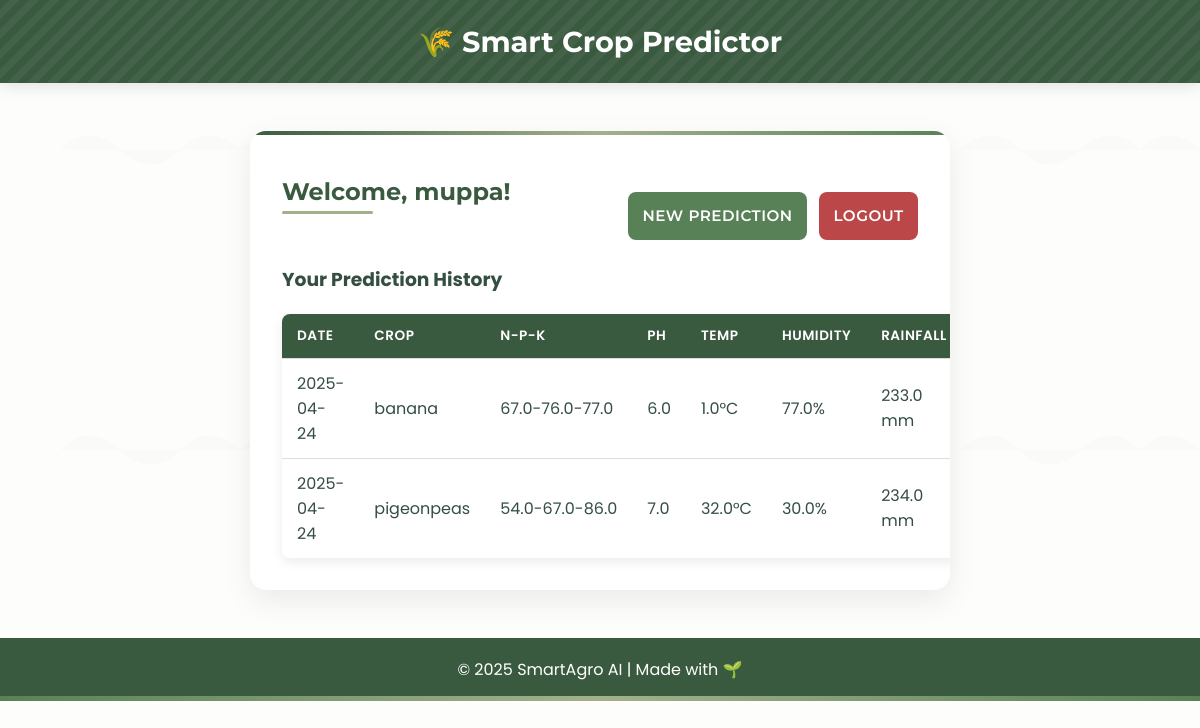
Before: /dashboard (signed in) with the older database file.
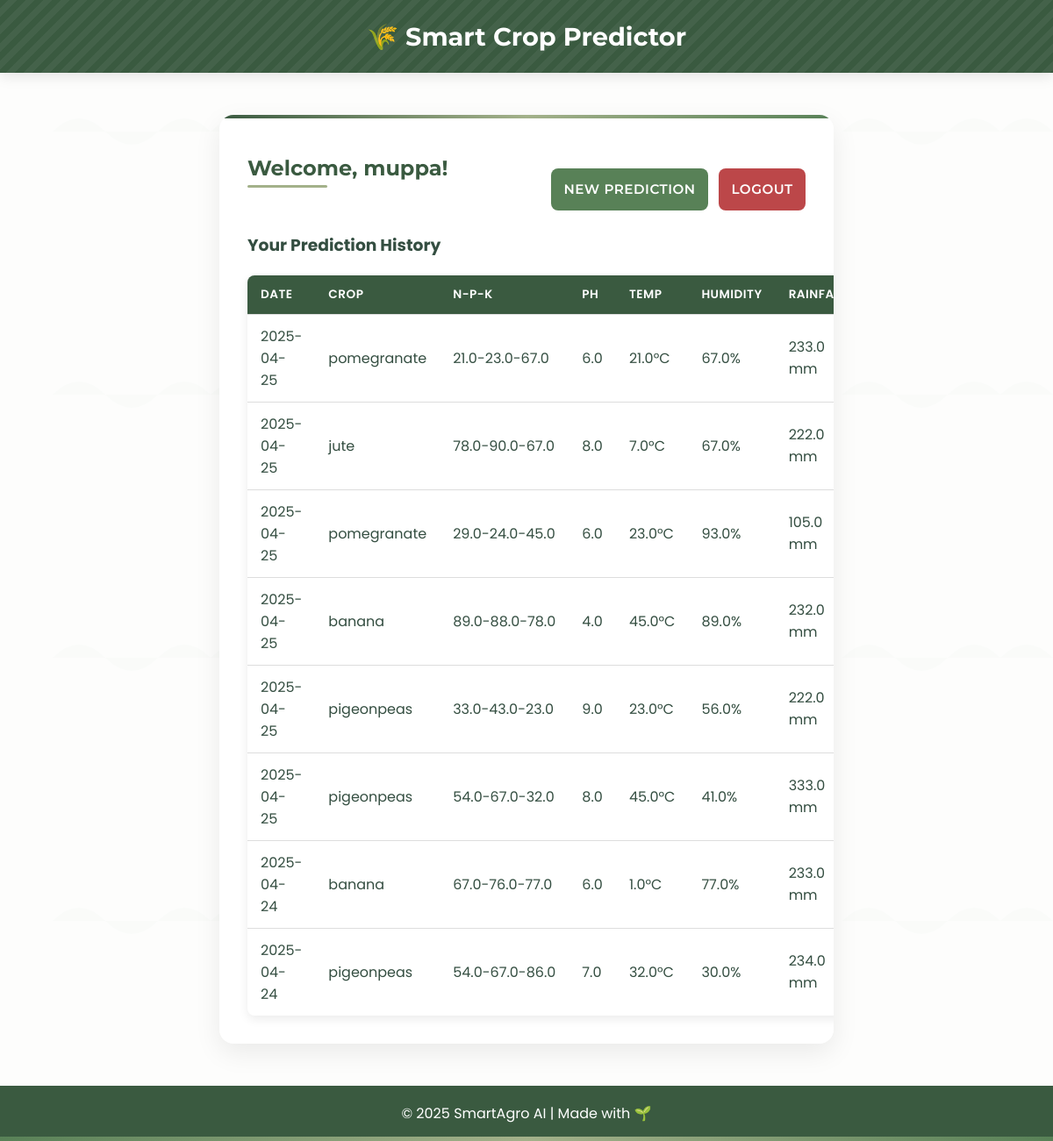
After: the same page with the newer database file.
### app.py (models this page shows)
class User(UserMixin, db.Model):
    id = db.Column(db.Integer, primary_key=True)
    fullname = db.Column(db.String(100), nullable=False)
    email = db.Column(db.String(100), unique=True, nullable=False)
    password_hash = db.Column(db.String(200), nullable=False)
    predictions = db.relationship('Prediction', backref='user', lazy=True)

class Prediction(db.Model):
    id = db.Column(db.Integer, primary_key=True)
    user_id = db.Column(db.Integer, db.ForeignKey('user.id'), nullable=False)
    nitrogen = db.Column(db.Float, nullable=False)
    phosphorus = db.Column(db.Float, nullable=False)
    potassium = db.Column(db.Float, nullable=False)
    temperature = db.Column(db.Float, nullable=False)
    humidity = db.Column(db.Float, nullable=False)
    ph = db.Column(db.Float, nullable=False)
    rainfall = db.Column(db.Float, nullable=False)
    predicted_crop = db.Column(db.String(50), nullable=False)
    date_predicted = db.Column(db.DateTime, default=datetime.utcnow)

### app.py (the view)
@app.route('/dashboard')
@login_required
def dashboard():
    try:
        predictions = Prediction.query.filter_by(user_id=current_user.id).order_by(Prediction.date_predicted.desc()).all()
        return render_template('dashboard.html', predictions=predictions, user=current_user)
    except Exception as e:
        app.logger.error(f"Dashboard error: {e}")
        flash('An error occurred while loading your dashboard.')
        return redirect(url_for('home'))

### app.py (called while the page is built)
@login_manager.user_loader
def load_user(user_id):
    return User.query.get(int(user_id))

### templates/dashboard.html (shortened to what this page needs)
<!DOCTYPE html>
<html>
<head>
    <link rel="stylesheet" type="text/css" href="{{ url_for('static', filename='style.css') }}">
</head>
<body>
    <header>🌾 Smart Crop Predictor</header>
    <div class="container">
        <div class="dashboard-header">
            <h2>Welcome, {{ user.fullname }}!</h2>
            <div class="action-buttons">
                <a href="{{ url_for('home') }}" class="btn">New Prediction</a>
                <a href="{{ url_for('logout') }}" class="btn logout-btn">Logout</a>
            </div>
        </div>
        <h3>Your Prediction History</h3>
        {% if predictions %}
            <table>
                <thead>
                    <tr>
                        <th>Date</th>
                        <th>Crop</th>
                        <th>N-P-K</th>
                        <th>pH</th>
                        <th>Temp</th>
                        <th>Humidity</th>
                        <th>Rainfall</th>
                    </tr>
                </thead>
                <tbody>
                    {% for pred in predictions %}
                    <tr>
                        <td>{{ pred.date_predicted.strftime('%Y-%m-%d') }}</td>
                        <td>{{ pred.predicted_crop }}</td>
                        <td>{{ pred.nitrogen }}-{{ pred.phosphorus }}-{{ pred.potassium }}</td>
                        <td>{{ pred.ph }}</td>
                        <td>{{ pred.temperature }}°C</td>
                        <td>{{ pred.humidity }}%</td>
                        <td>{{ pred.rainfall }} mm</td>
                    </tr>
                    {% endfor %}
                </tbody>
            </table>
        {% else %}
            <div class="no-predictions">
                <p>You haven't made any predictions yet.</p>
            </div>
        {% endif %}
    </div>
    <footer>
        &copy; 2025 SmartAgro AI | Made with 🌱
    </footer>
</body>
</html>

### static/style.css (style rules this page uses)
:root { --primary: #3a5a40; --primary-light: #588157; --primary-dark: #283e2e; --accent: #a3b18a; --accent-light: #dad7cd; --text-dark: #344e41; --text-light: #f8f9fa; --danger: #bc4749; --warning: #e9c46a; --success: #2d6a4f; --neutral: #f4f7f2; }
* { box-sizing: border-box; transition: all 0.3s ease; }
body { font-family: 'Poppins', sans-serif; margin: 0; padding: 0; background: var(--neutral); color: var(--text-dark); background-size: 300px; animation: bg-scroll 60s linear infinite; }
header { background-color: var(--primary); color: white; padding: 1.5rem; text-align: center; font-size: 1.8rem; font-weight: bold; box-shadow: 0 4px 15px rgba(0,0,0,0.1); position: relative; overflow: hidden; font-family: 'Montserrat', sans-serif; }
header::before { content: ""; position: absolute; top: 0; left: 0; width: 100%; height: 100%; background-image: linear-gradient(135deg, transparent 25%, rgba(255,255,255,.05) 25%, rgba(255,255,255,.05) 50%, transparent 50%, transparent 75%, rgba(255,255,255,.05) 75%); background-size: 20px 20px; animation: header-pattern 30s linear infinite; z-index: 0; }
.container { max-width: 700px; background: white; margin: 3rem auto; padding: 2rem; border-radius: 16px; box-shadow: 0 10px 30px rgba(0,0,0,0.08); position: relative; overflow: hidden; transform: translateY(0); transition: transform 0.4s ease, box-shadow 0.4s ease; }
.container::before { content: ""; position: absolute; top: -2px; left: -2px; right: -2px; height: 6px; background: linear-gradient(90deg, var(--primary), var(--accent), var(--primary-light)); border-radius: 8px 8px 0 0; }
input[type="submit"], .btn { margin-top: 1.8rem; padding: 0.9rem; background-color: var(--primary-light); color: white; border: none; border-radius: 8px; cursor: pointer; font-weight: 600; transition: all 0.3s; text-decoration: none; display: inline-block; text-align: center; position: relative; overflow: hidden; font-family: 'Montserrat', sans-serif; letter-spacing: 0.5px; text-transform: uppercase; font-size: 0.95rem; }
input[type="submit"]::after, .btn::after { content: ""; position: absolute; top: 50%; left: 50%; width: 5px; height: 5px; background: rgba(255, 255, 255, 0.5); opacity: 0; border-radius: 100%; transform: scale(1, 1) translate(-50%); transform-origin: 50% 50%; }
h2 { margin-top: 0; color: var(--primary); font-family: 'Montserrat', sans-serif; position: relative; display: inline-block; }
h2::after { content: ''; position: absolute; width: 40%; height: 3px; bottom: -8px; left: 0; background-color: var(--accent); border-radius: 10px; }
footer { background-color: var(--primary); color: white; text-align: center; padding: 1.2rem; margin-top: 40px; position: relative; overflow: hidden; }
footer::before { content: ""; position: absolute; bottom: 0; left: 0; width: 100%; height: 5px; background: linear-gradient(90deg, var(--primary-light), var(--accent), var(--primary-light)); }
table { width: 100%; border-collapse: separate; border-spacing: 0; margin-top: 20px; border-radius: 8px; overflow: hidden; box-shadow: 0 4px 12px rgba(0,0,0,0.08); }
th, td { padding: 12px 15px; text-align: left; border-bottom: 1px solid #ddd; }
th { background-color: var(--primary); color: white; font-weight: 600; text-transform: uppercase; font-size: 0.85rem; letter-spacing: 0.5px; }
tr:last-child td { border-bottom: none; }
.dashboard-header { display: flex; justify-content: space-between; align-items: center; margin-bottom: 25px; flex-wrap: wrap; }
.action-buttons { display: flex; gap: 12px; flex-wrap: wrap; }
.logout-btn { background-color: var(--danger); }
.container { animation: fadeIn 0.5s ease forwards; }

Changed rows visible on the page:
added Prediction: date_predicted "2025-04-25", predicted_crop "pomegranate", nitrogen "21.0", phosphorus "23.0", potassium "67.0", ph "6.0", temperature "21.0", humidity "67.0", rainfall "233.0"
added Prediction: date_predicted "2025-04-25", predicted_crop "jute", nitrogen "78.0", phosphorus "90.0", potassium "67.0", ph "8.0", temperature "7.0", humidity "67.0", rainfall "222.0"
added Prediction: date_predicted "2025-04-25", predicted_crop "pomegranate", nitrogen "29.0", phosphorus "24.0", potassium "45.0", ph "6.0", temperature "23.0", humidity "93.0", rainfall "105.0"
added Prediction: date_predicted "2025-04-25", predicted_crop "banana", nitrogen "89.0", phosphorus "88.0", potassium "78.0", ph "4.0", temperature "45.0", humidity "89.0", rainfall "232.0"
added Prediction: date_predicted "2025-04-25", predicted_crop "pigeonpeas", nitrogen "33.0", phosphorus "43.0", potassium "23.0", ph "9.0", temperature "23.0", humidity "56.0", rainfall "222.0"
added Prediction: date_predicted "2025-04-25", predicted_crop "pigeonpeas", nitrogen "54.0", phosphorus "67.0", potassium "32.0", ph "8.0", temperature "45.0", humidity "41.0", rainfall "333.0"
